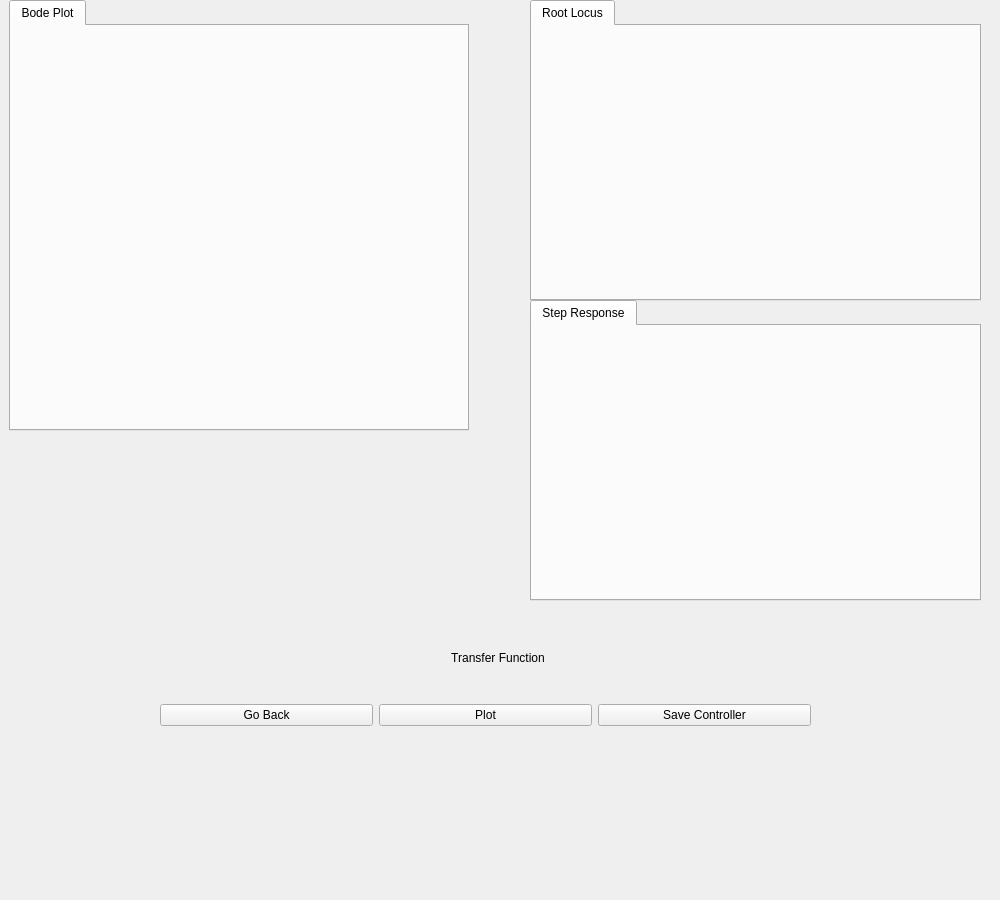
<?xml version="1.0" encoding="UTF-8"?>
<ui version="4.0">
 <class>ControlSystemWindow</class>
 <widget class="QWidget" name="ControlSystemWindow">
  <property name="geometry">
   <rect>
    <x>0</x>
    <y>0</y>
    <width>1000</width>
    <height>900</height>
   </rect>
  </property>
  <property name="windowTitle">
   <string>ControlSystemDesinger</string>
  </property>
  <widget class="QTabWidget" name="BodePlot">
   <property name="geometry">
    <rect>
     <x>9</x>
     <y>0</y>
     <width>460</width>
     <height>431</height>
    </rect>
   </property>
   <property name="currentIndex">
    <number>0</number>
   </property>
   <widget class="QWidget" name="tab">
    <attribute name="title">
     <string>Bode Plot</string>
    </attribute>
    <widget class="QCustomPlot" name="magnitudePlot" native="true">
     <property name="geometry">
      <rect>
       <x>0</x>
       <y>0</y>
       <width>451</width>
       <height>200</height>
      </rect>
     </property>
    </widget>
    <widget class="QCustomPlot" name="phasePlot" native="true">
     <property name="geometry">
      <rect>
       <x>0</x>
       <y>200</y>
       <width>451</width>
       <height>200</height>
      </rect>
     </property>
     <property name="contextMenuPolicy">
      <enum>Qt::DefaultContextMenu</enum>
     </property>
    </widget>
   </widget>
  </widget>
  <widget class="QLabel" name="tfLabel">
   <property name="geometry">
    <rect>
     <x>430</x>
     <y>650</y>
     <width>136</width>
     <height>16</height>
    </rect>
   </property>
   <property name="maximumSize">
    <size>
     <width>1000</width>
     <height>20</height>
    </size>
   </property>
   <property name="text">
    <string>Transfer Function</string>
   </property>
   <property name="alignment">
    <set>Qt::AlignCenter</set>
   </property>
  </widget>
  <widget class="QWidget" name="layoutWidget">
   <property name="geometry">
    <rect>
     <x>160</x>
     <y>690</y>
     <width>651</width>
     <height>51</height>
    </rect>
   </property>
   <layout class="QHBoxLayout" name="horizontalLayout">
    <item>
     <widget class="QPushButton" name="backButton">
      <property name="text">
       <string>Go Back</string>
      </property>
     </widget>
    </item>
    <item>
     <widget class="QPushButton" name="plotButton">
      <property name="text">
       <string>Plot</string>
      </property>
     </widget>
    </item>
    <item>
     <widget class="QPushButton" name="saveButton">
      <property name="text">
       <string>Save Controller</string>
      </property>
     </widget>
    </item>
   </layout>
  </widget>
  <widget class="QTabWidget" name="RootLocus">
   <property name="geometry">
    <rect>
     <x>530</x>
     <y>0</y>
     <width>451</width>
     <height>301</height>
    </rect>
   </property>
   <property name="currentIndex">
    <number>0</number>
   </property>
   <widget class="QWidget" name="tab_3">
    <attribute name="title">
     <string>Root Locus</string>
    </attribute>
    <widget class="QCustomPlot" name="rootlocusPlot" native="true">
     <property name="geometry">
      <rect>
       <x>0</x>
       <y>0</y>
       <width>441</width>
       <height>271</height>
      </rect>
     </property>
    </widget>
   </widget>
  </widget>
  <widget class="QTabWidget" name="StepResponse">
   <property name="geometry">
    <rect>
     <x>530</x>
     <y>300</y>
     <width>451</width>
     <height>301</height>
    </rect>
   </property>
   <property name="currentIndex">
    <number>0</number>
   </property>
   <widget class="QWidget" name="tab_5">
    <attribute name="title">
     <string>Step Response</string>
    </attribute>
    <widget class="QCustomPlot" name="stepresponsePlot" native="true">
     <property name="geometry">
      <rect>
       <x>0</x>
       <y>0</y>
       <width>441</width>
       <height>271</height>
      </rect>
     </property>
    </widget>
   </widget>
  </widget>
 </widget>
 <customwidgets>
  <customwidget>
   <class>QCustomPlot</class>
   <extends>QWidget</extends>
   <header location="global">qcustomplot.h</header>
   <container>1</container>
  </customwidget>
 </customwidgets>
 <resources/>
 <connections/>
</ui>
